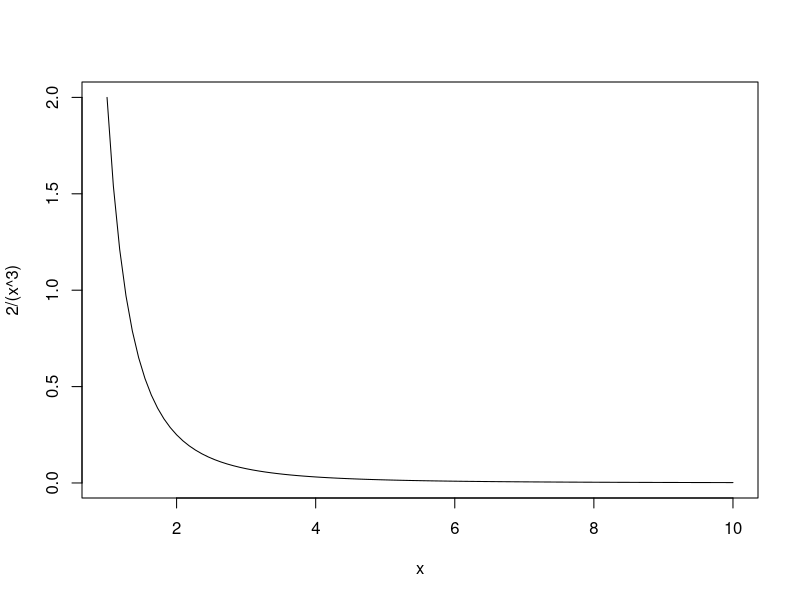
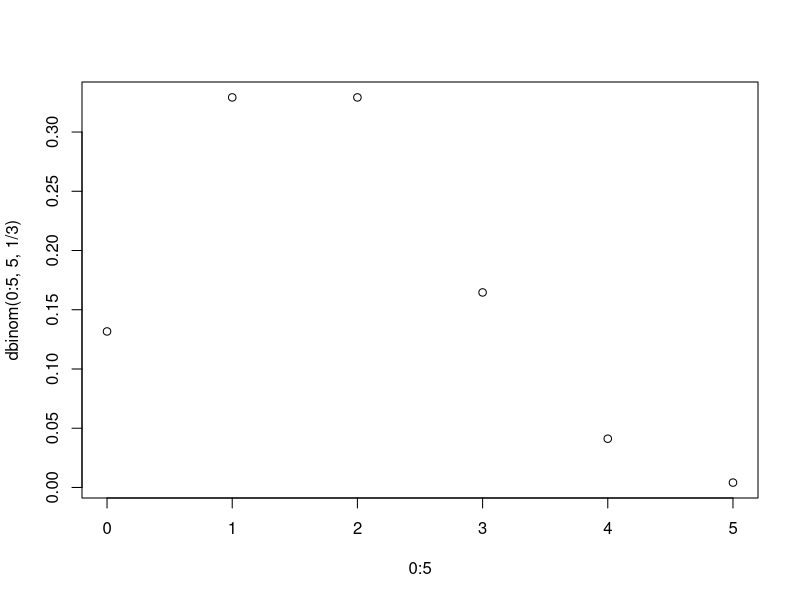
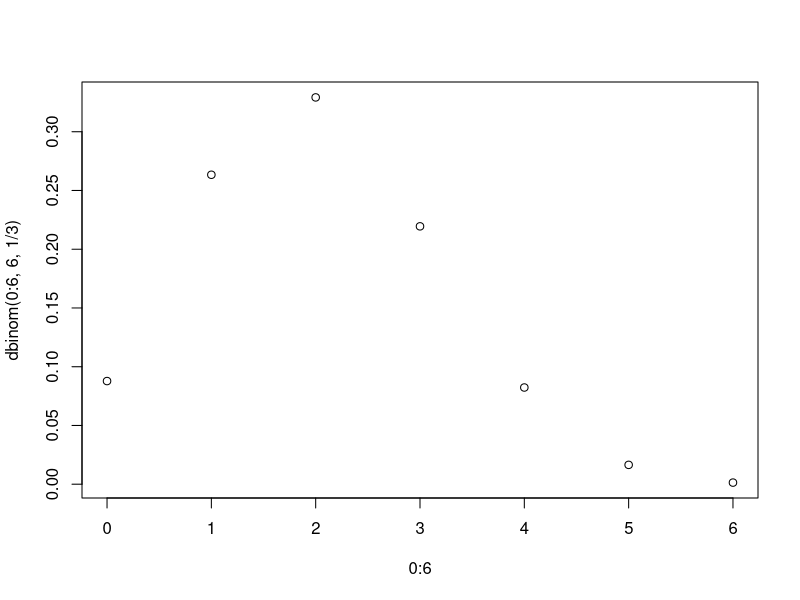

The R source for these figures, in order:
## ---- chunk 1
curve(2/(x^3), from=1, to=10, 100)
## ---- chunk 2
plot(0:5,dbinom(0:5,5,1/3))

which.max(pbinom(0:5,5,1/3)>=0.5)-1

which.max(dbinom(0:5,5,1/3))-1
## ---- chunk 3
plot(0:6,dbinom(0:6,6,1/3))

which.max(pbinom(0:6,6,1/3)>=0.5)-1

which.max(dbinom(0:6,6,1/3))-1
